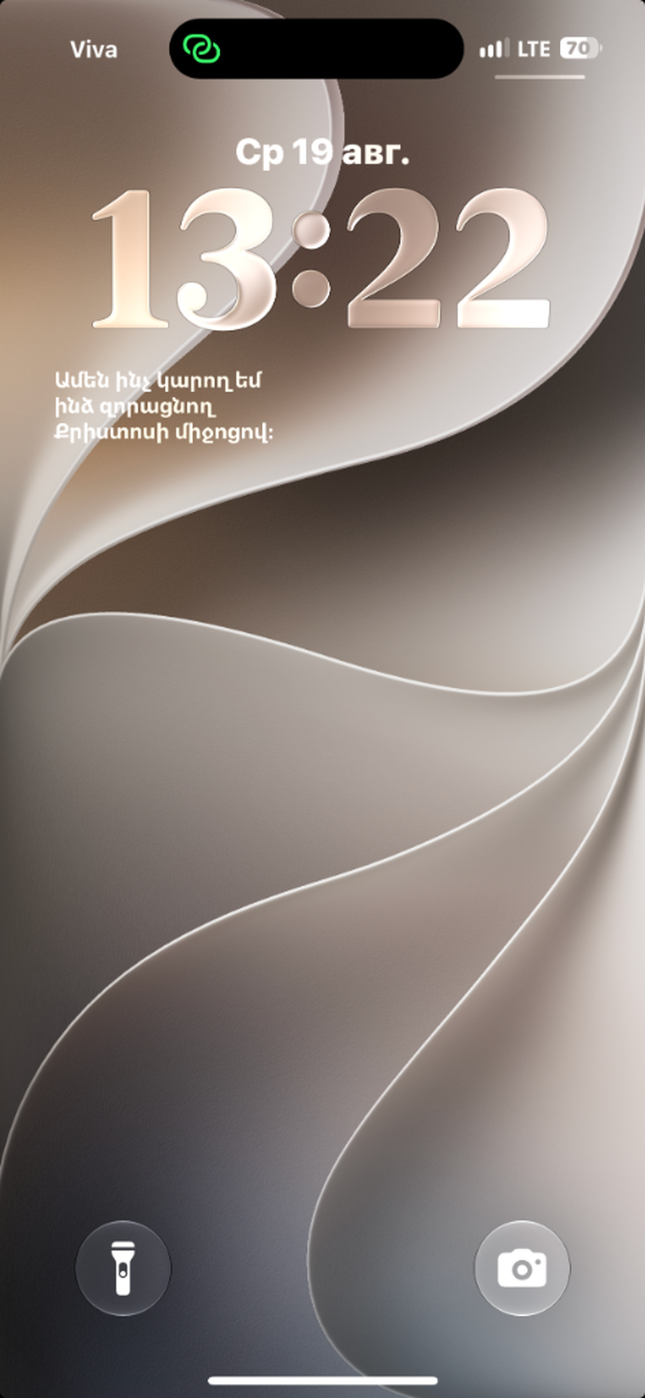
#> input picture screenshots/01_lockscreen_widget.png, 1290 x 2796 px, found by its file name (shown at 1/2 size)
$ python convert_all_ipad_screenshots.py
#> lines starting #> are read from the running program, lines starting #| are printed output that depends on the picture
import os
from PIL import Image

base_dir = r"c:\Users\Samvel\.gemini\antigravity-ide\scratch\ArmenianBibleLockScreen.ios"
download_dir = r"C:\Users\Samvel\Downloads"

# List of all source screenshots (First is lockscreen widget, followed by app screens)
src_files = [
    (os.path.join(base_dir, "screenshots", "01_lockscreen_widget.png"), "01_lockscreen_widget_ipad13.png"),
    (os.path.join(download_dir, "IMG_2030.PNG"), "02_reading_ipad13.png"),
    (os.path.join(download_dir, "IMG_2031.PNG"), "03_narekatsi_ipad13.png"),
    (os.path.join(download_dir, "IMG_2032.PNG"), "04_ai_guide_ipad13.png"),
    (os.path.join(download_dir, "IMG_2033.PNG"), "05_quiz_ipad13.png"),
    (os.path.join(download_dir, "IMG_2034.PNG"), "06_postcards_ipad13.png"),
    (os.path.join(download_dir, "IMG_2265.PNG"), "07_settings_ipad13.png"),
    (os.path.join(download_dir, "IMG_2266.PNG"), "08_favorites_ipad13.png"),
    (os.path.join(download_dir, "IMG_2267.PNG"), "09_library_ipad13.png"),
    (os.path.join(download_dir, "IMG_2268.PNG"), "10_audio_player_ipad13.png"),
]

# Target iPad 13" resolution: 2048 x 2732 (Portrait)
target_w, target_h = 2048, 2732
target_ratio = target_w / target_h

out_dirs = [
    os.path.join(base_dir, "screenshots", "ipad_13"),
    os.path.join(base_dir, "fastlane", "screenshots", "ipad_13"),
    os.path.join(base_dir, "fastlane", "screenshots", "en-US", "ipad_13"),
    os.path.join(base_dir, "fastlane", "screenshots", "hy", "ipad_13"),
    os.path.join(base_dir, "fastlane", "screenshots", "ru", "ipad_13"),
]

for d in out_dirs:
    os.makedirs(d, exist_ok=True)

converted_count = 0

for src_path, out_name in src_files:
    if not os.path.exists(src_path):
        print(f"Skipping missing: {src_path}")
        continue

    img = Image.open(src_path)
#> img is the input picture: PIL image 1290x2796 RGB; mean R, G, B 137.3, 127.4, 122.2

    # Ensure RGB
    if img.mode != 'RGB':
        img = img.convert('RGB')

    src_w, src_h = img.size
#> src_w = 1290; src_h = 2796
    src_ratio = src_w / src_h
#> src_ratio = 0.461

    if src_ratio > target_ratio:
        new_h = target_h
        new_w = int(src_w * (target_h / src_h))
    else:
        new_w = target_w
        new_h = int(src_h * (target_w / src_w))
#> new_h = 4438

    resized = img.resize((new_w, new_h), Image.Resampling.LANCZOS)
    left = (new_w - target_w) // 2
    top = (new_h - target_h) // 2
#> top = 853
    cropped = resized.crop((left, top, left + target_w, top + target_h))
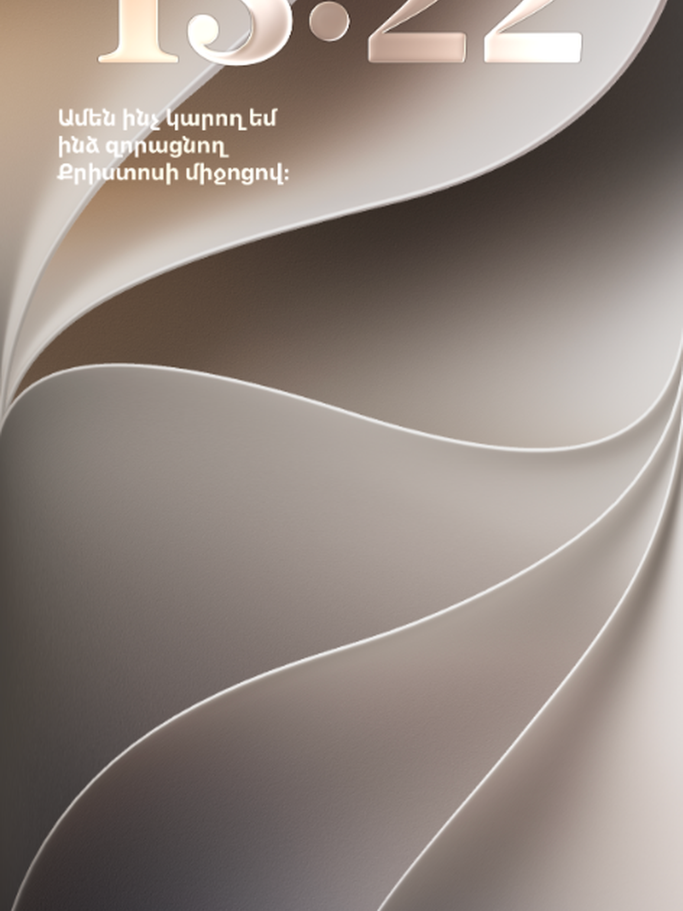
#> cropped: PIL image 2048x2732 RGB (shown at 1/3 size); mean R, G, B 147, 135.4, 128.3

    # Save to all target folders
    for d in out_dirs:
        out_full = os.path.join(d, out_name)
        cropped.save(out_full, "PNG", quality=100)

    converted_count += 1
    print(f"Converted {out_name} -> {cropped.size}, RGB")
#| Converted 01_lockscreen_widget_ipad13.png -> (2048, 2732), RGB

print(f"Successfully converted {converted_count} screenshots for iPad 13-inch!")
